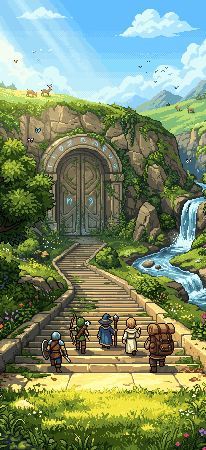
#> input picture tools/saved/ui79/title/px2_B1.png, 206 x 450 px; its folder holds only this picture in this run
$ python mock2.py
#> lines starting #> are read from the running program, lines starting #| are printed output that depends on the picture
"""첫 화면 시안 2 (밝은 미궁 대문 B1 · B2 · B3): 단추는 아래쪽에 큰 단추 하나 + 작은 단추 둘 — python mock2.py"""
import os
from PIL import Image, ImageDraw
os.chdir(os.path.dirname(os.path.abspath(__file__)))
import mock as M
W, H = 824, 1800
for k in ('B1', 'B2', 'B3'):
    im = Image.open(f'px2_{k}.png').convert('RGBA').resize((W, H), Image.NEAREST)
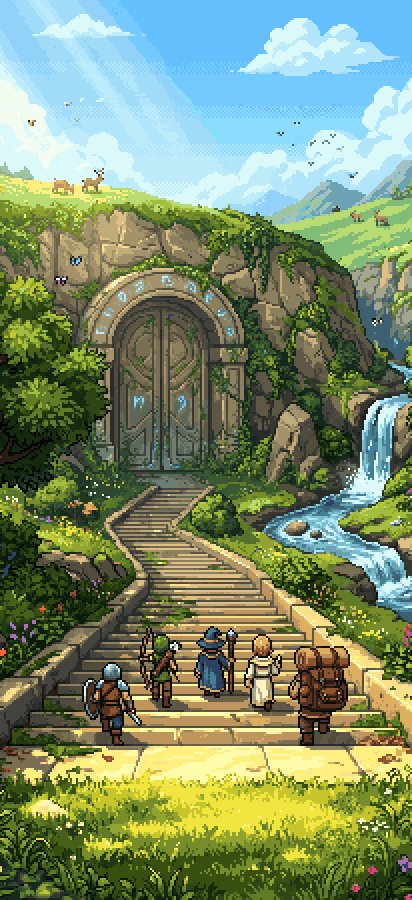
#> im: PIL image 824x1800 RGBA (shown at 1/2 size); mean R, G, B, A 124.1, 142.1, 108.2, 255
#> (the run stopped early here; a loop or call above may not have finished)
